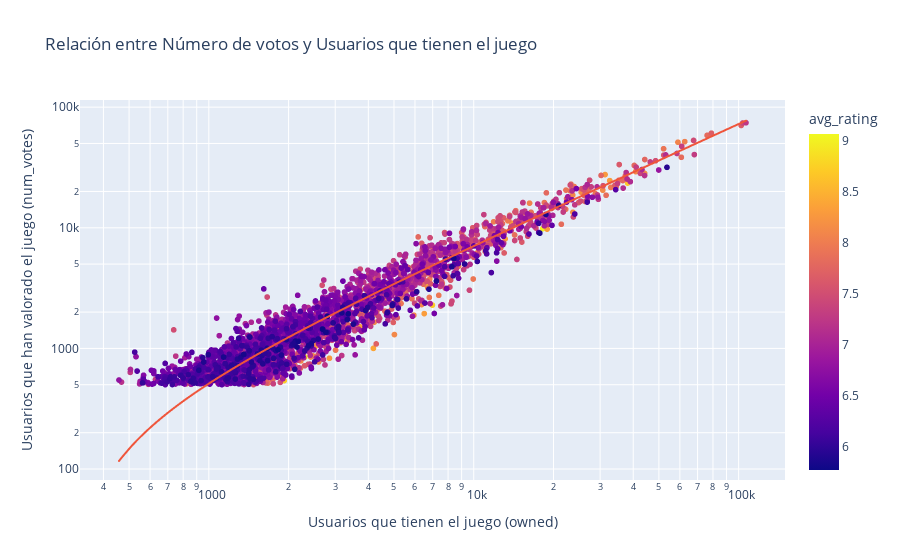

Notebook code cell kept with this figure:
### Markdown cell above
El _p-value_ es mayor que el nivel de significancia $\alpha = 0.05$, luego ambas variables son aptas para elaborar un modelo de regresión.

Representemos `owned` vs `num_votes`. Añadiremos pues una recta de regresión sobre los datos, coloreando cada _data point_ según su `avg_rating`.

### Code cell
fig_2 = px.scatter(bgg, x='owned', y='num_votes', trendline='ols', log_x=True, log_y=True,
                   color='avg_rating', title="Relación entre Número de votos y Usuarios que tienen el juego",
                   labels = {
                     "owned": "Usuarios que tienen el juego (owned)",
                     "num_votes": "Usuarios que han valorado el juego (num_votes)"
                 })
fig_2.show()

# Obtenemos el factor R2 que indica la bondad de la regresión:
r_squared = px.get_trendline_results(fig_2).px_fit_results.iloc[0].rsquared
print("El valor R squared es: ", round(r_squared,3))

### Figure 1 — Plotly figure (JSON) as saved in the notebook; plotly's stock layout.template omitted (floating-point values rounded to 4 significant figures; data arrays with more than 128 entries replaced by an {"elided": "..."} marker saying what was removed)
{"data": [{"hovertemplate": "Usuarios que tienen el juego (owned)=%{x}<br>Usuarios que han valorado el juego (num_votes)=%{y}<br>avg_rating=%{marker.color}<extra></extra>", "legendgroup": "", "marker": {"color": {"elided": "2717 float values"}, "coloraxis": "coloraxis", "symbol": "circle"}, "mode": "markers", "name": "", "showlegend": false, "type": "scattergl", "x": {"elided": "2717 int values"}, "xaxis": "x", "y": {"elided": "2717 int values"}, "yaxis": "y"}, {"hovertemplate": "<b>OLS trendline</b><br>num_votes = 0.726922 * owned + -216.334<br>R<sup>2</sup>=0.966697<br><br>Usuarios que tienen el juego (owned)=%{x}<br>Usuarios que han valorado el juego (num_votes)=%{y} <b>(trend)</b><extra></extra>", "legendgroup": "", "marker": {"symbol": "circle"}, "mode": "lines", "name": "", "showlegend": false, "type": "scattergl", "x": {"elided": "2717 int values"}, "xaxis": "x", "y": {"elided": "2717 float values"}, "yaxis": "y"}], "layout": {"coloraxis": {"colorbar": {"title": {"text": "avg_rating"}}, "colorscale": [[0, "#0d0887"], [0.1111, "#46039f"], [0.2222, "#7201a8"], [0.3333, "#9c179e"], [0.4444, "#bd3786"], [0.5556, "#d8576b"], [0.6667, "#ed7953"], [0.7778, "#fb9f3a"], [0.8889, "#fdca26"], [1, "#f0f921"]]}, "legend": {"tracegroupgap": 0}, "title": {"text": "Relación entre Número de votos y Usuarios que tienen el juego"}, "xaxis": {"anchor": "y", "domain": [0, 1], "title": {"text": "Usuarios que tienen el juego (owned)"}, "type": "log"}, "yaxis": {"anchor": "x", "domain": [0, 1], "title": {"text": "Usuarios que han valorado el juego (num_votes)"}, "type": "log"}}}
